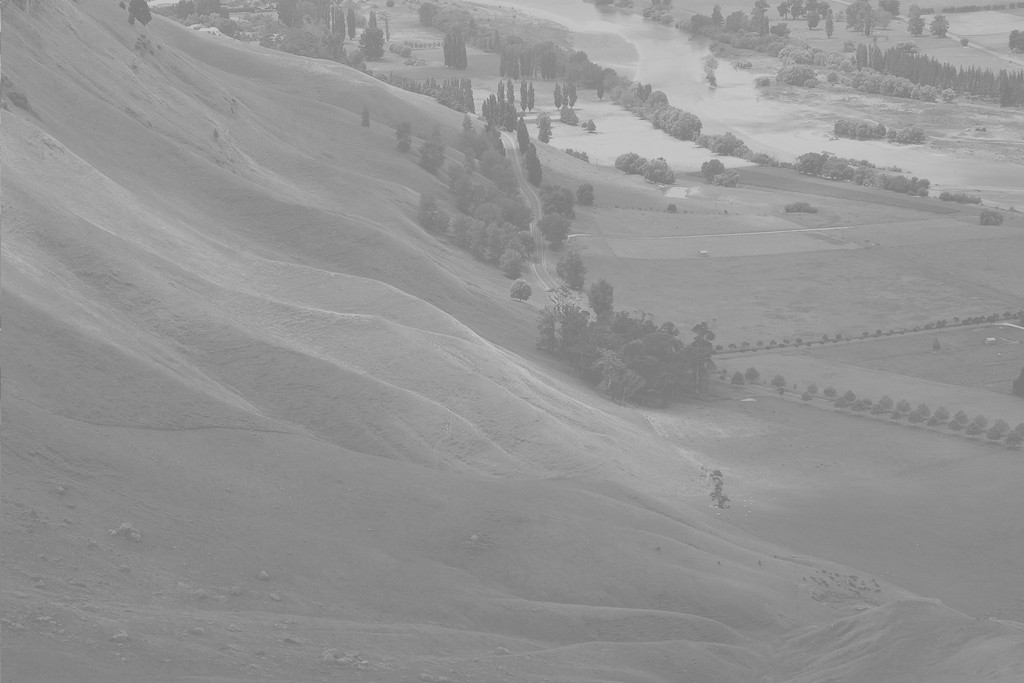
#> input picture MidtermEssay/Histogram/source_image.jpg, 1024 x 683 px, found by its file name
$ python 522H0006_Part3.py
#> lines starting #> are read from the running program, lines starting #| are printed output that depends on the picture
import cv2
import numpy as np
import matplotlib.pyplot as plt

# Đọc ảnh từ file
source_image = cv2.imread("source_image.jpg", cv2.IMREAD_GRAYSCALE)
#> source_image is the input picture: shape (683, 1024); min 114, max 208, mean 148
reference_image = cv2.imread("reference_image.jpg", cv2.IMREAD_GRAYSCALE)
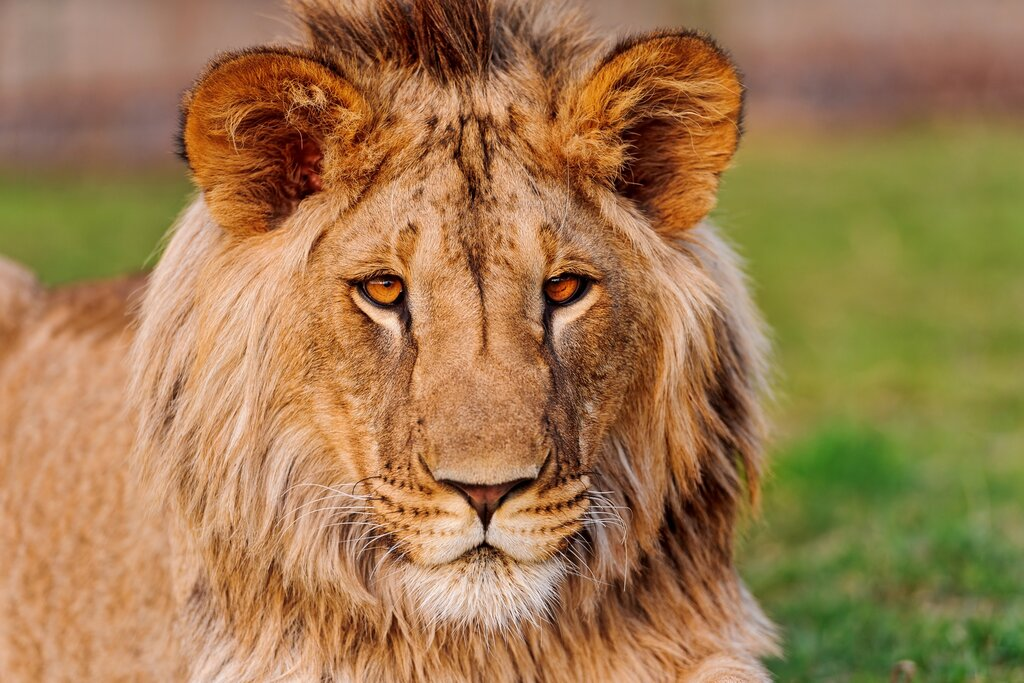
#> input picture MidtermEssay/Histogram/reference_image.jpg, 1024 x 683 px, found by its file name
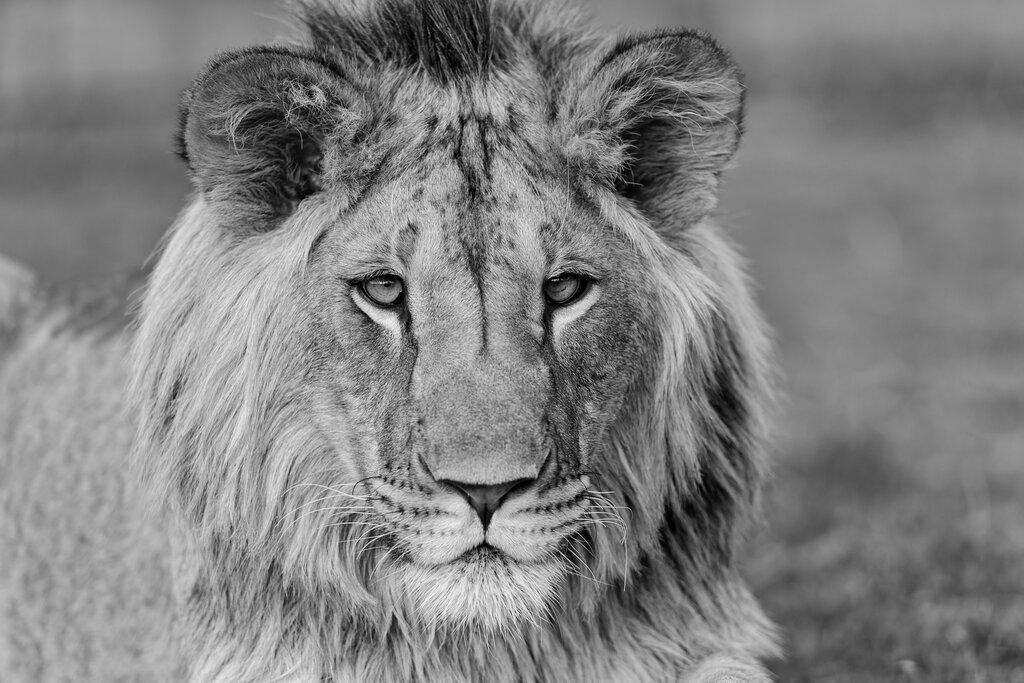
#> reference_image: shape (683, 1024); min 0, max 251, mean 128.9

# Lấy ra chiều cao và chiều rộng của ảnh gốc và ảnh tham chiếu
height_source, width_source = source_image.shape[:2]
#> height_source = 683; width_source = 1024
height_reference, width_referecnes = reference_image.shape[:2]
#> height_reference = 683; width_referecnes = 1024

# Tính histogram ảnh gốc và ảnh tham chiếu
source_hist = np.zeros(256)
for x in range(height_source):
    for y in range(width_source):
        pixel_values = source_image[x,y]
        source_hist[pixel_values] += 1
#> after the loop, source_hist = 256 values, max 28701 at index 137, min 0 at index 0, mean 2732

reference_hist = np.zeros(256)
for x in range(height_reference):
    for y in range(width_referecnes):
        pixel_values = reference_image[x,y]
        reference_hist[pixel_values] += 1
#> after the loop, reference_hist = 256 values, max 10189 at index 130, min 0 at index 252, mean 2732

# Chuẩn hóa hsitogram ảnh gốc và ảnh tham chiếu
source_hist = source_hist / (height_source * width_source)
#> source_hist = 256 values, max 0.041 at index 137, min 0 at index 0, mean 0.00391
reference_hist = reference_hist / (height_reference * width_referecnes)
#> reference_hist = 256 values, max 0.0146 at index 130, min 0 at index 252, mean 0.00391

# Tính hàm phân phối tích lũy (CDF) của ảnh gốc và ảnh tham chiếu
cdf_source = np.zeros(256)
cdf_source[0] = source_hist[0]
for i in range(1, 256):
    cdf_source[i] = cdf_source[i-1] + source_hist[i]
#> after the loop, cdf_source = 256 values from 0 to 1

cdf_reference = np.zeros(256)
cdf_reference[0] = reference_hist[0]
for i in range(1, 256):
    cdf_reference[i] = cdf_reference[i-1] + reference_hist[i]
#> after the loop, cdf_reference = 256 values from 0.000452 to 1

# Tạo ánh xạ từ hàm phân phối tích lũy (CDF) của 2 ảnh.
mapping = np.zeros(256, dtype=int)
for x in range(256):
    min = float("inf")
    min_value = 0
    for y in range(256):
        value = np.abs(cdf_reference[y] - cdf_source[x])
        if (value < min):
            min = value
            min_val = y
    mapping[x] = min_val
#> after the loop, mapping = 256 values from 0 to 251; min_val = 251

# Áp dụng ánh xạ từ histogram của ảnh tham chiếu đến histogram của ảnh gốc
matched_image = source_image.copy()
for x in range(height_source):
    for y in range(width_source):
        pixel_value = source_image[x, y]
        matched_image[x, y] = mapping[pixel_value]
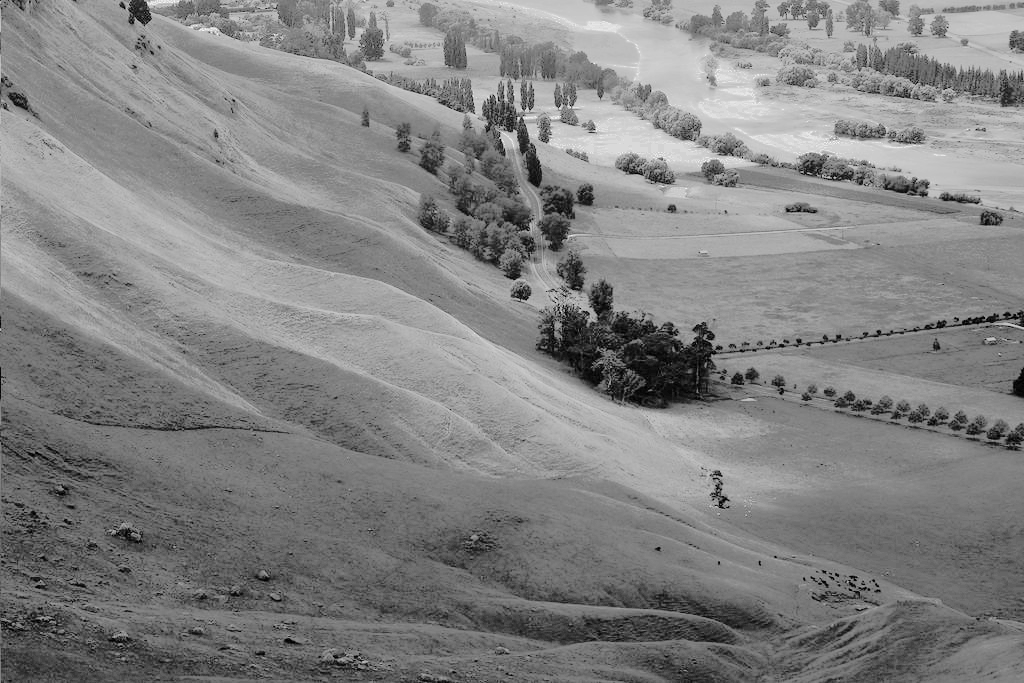
#> matched_image: shape (683, 1024); min 0, max 251, mean 130.2

# Hiển thị ảnh gốc, ảnh tham chiếu và ảnh đã cân bắng
cv2.imshow('Source Image', source_image)
cv2.imshow('Reference Image', reference_image)
cv2.imshow('Matched Image', matched_image)

# Hiển thị lược đồ Histogram của ảnh gốc
plot2 = plt.figure(1)
plt.hist(source_image.ravel(), 256, [0, 256])
plt.title('Source Image')

# Hiển thị lược đồ Histogram của ảnh tham chiếu
plot2 = plt.figure(2)
plt.hist(reference_image.ravel(), 256, [0, 256])
plt.title('Reference Image')

# Hiển thị lược đồ Histogram của ảnh đã cân bằng
plot2 = plt.figure(3)
plt.hist(matched_image.ravel(), 256, [0, 256])
plt.title('Matched Image')
plt.show()
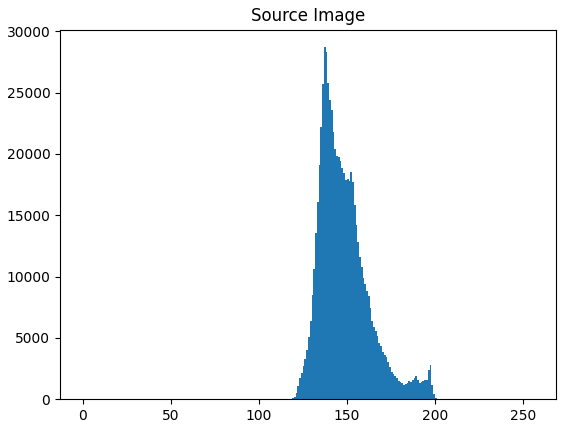
#> figure drawn by matplotlib, 1 panel; tallest bar 28701 high, from x = 137 to 138
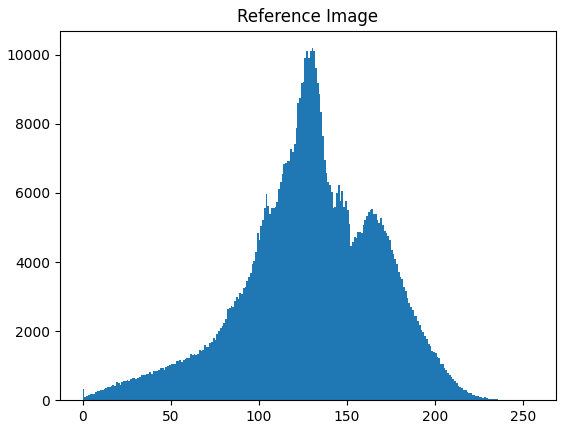
#> figure drawn by matplotlib, 1 panel; tallest bar 10189 high, from x = 130 to 131
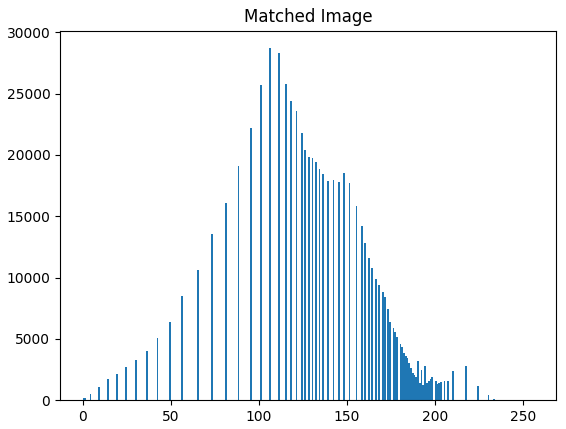
#> figure drawn by matplotlib, 1 panel; tallest bar 28701 high, from x = 106 to 107

# Nhấn một nút bất kì để thoát
cv2.waitKey(0)

# Đóng tất cả cửa sổ đang hiển thị
cv2.destroyAllWindows()
